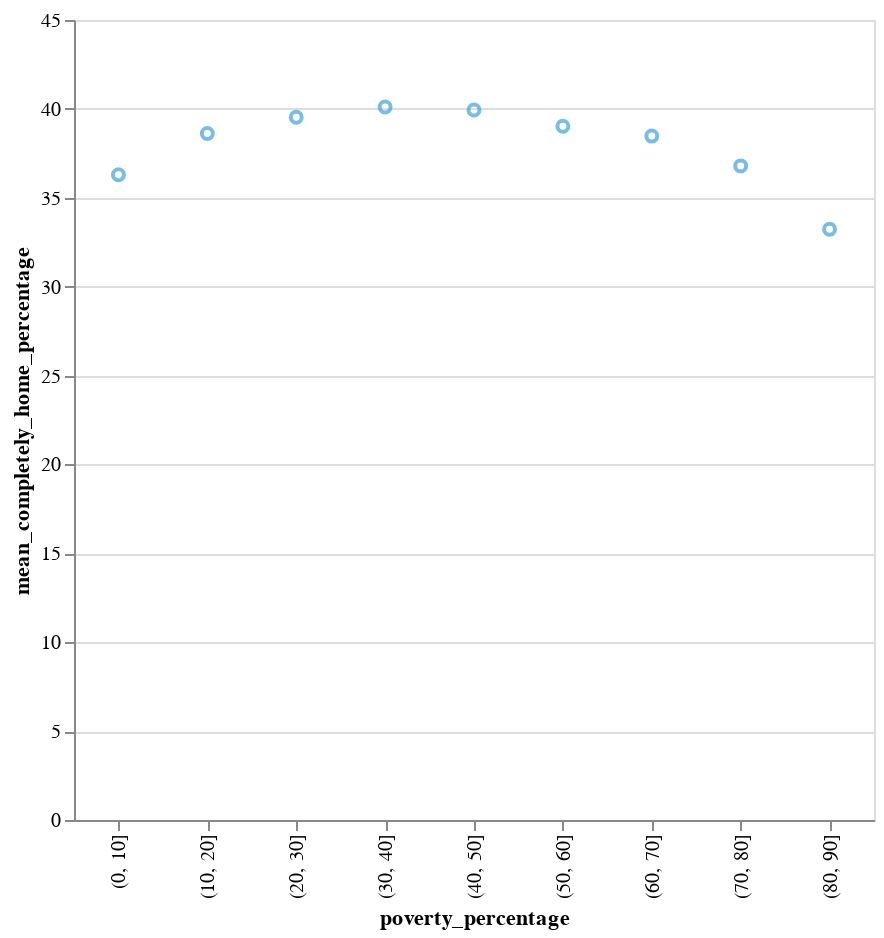

Notebook code for this chart:
### Code cell
#
alt.Chart(result_mean_df).mark_point().encode(
    alt.X('poverty_percentage:N'),
    alt.Y('mean_completely_home_percentage'),
    color = alt.Color('color',scale=None),
    tooltip=[alt.Tooltip('poverty_percentage'),
             alt.Tooltip('mean_completely_home_percentage')]
).properties(width=400, height=400).interactive()

### Figure 1 — Vega-Lite specification as saved in the notebook (floating-point values rounded to 4 significant figures)
{"config": {"view": {"continuousWidth": 400, "continuousHeight": 300}}, "data": {"name": "data-aff3047d353e7180a1304a741b92c758"}, "mark": "point", "encoding": {"color": {"type": "nominal", "field": "color", "scale": null}, "tooltip": [{"type": "nominal", "field": "poverty_percentage"}, {"type": "quantitative", "field": "mean_completely_home_percentage"}], "x": {"type": "nominal", "field": "poverty_percentage"}, "y": {"type": "quantitative", "field": "mean_completely_home_percentage"}}, "height": 400, "selection": {"selector009": {"type": "interval", "bind": "scales", "encodings": ["x", "y"]}}, "width": 400, "$schema": "https://vega.github.io/schema/vega-lite/v4.8.1.json", "datasets": {"data-aff3047d353e7180a1304a741b92c758": [{"poverty_percentage": "(0, 10]", "mean_completely_home_percentage": 36.29, "mean_full_time_work_percentage": 5.605, "mean_part_time_work_percentage": 6.687, "color": "#45a0d1"}, {"poverty_percentage": "(10, 20]", "mean_completely_home_percentage": 38.62, "mean_full_time_work_percentage": 5.113, "mean_part_time_work_percentage": 6.141, "color": "#45a0d1"}, {"poverty_percentage": "(20, 30]", "mean_completely_home_percentage": 39.53, "mean_full_time_work_percentage": 4.906, "mean_part_time_work_percentage": 5.931, "color": "#45a0d1"}, {"poverty_percentage": "(30, 40]", "mean_completely_home_percentage": 40.11, "mean_full_time_work_percentage": 4.759, "mean_part_time_work_percentage": 5.883, "color": "#45a0d1"}, {"poverty_percentage": "(40, 50]", "mean_completely_home_percentage": 39.94, "mean_full_time_work_percentage": 4.763, "mean_part_time_work_percentage": 5.845, "color": "#45a0d1"}, {"poverty_percentage": "(50, 60]", "mean_completely_home_percentage": 39.02, "mean_full_time_work_percentage": 4.812, "mean_part_time_work_percentage": 5.914, "color": "#45a0d1"}, {"poverty_percentage": "(60, 70]", "mean_completely_home_percentage": 38.47, "mean_full_time_work_percentage": 5.566, "mean_part_time_work_percentage": 6.572, "color": "#45a0d1"}, {"poverty_percentage": "(70, 80]", "mean_completely_home_percentage": 36.79, "mean_full_time_work_percentage": 6.209, "mean_part_time_work_percentage": 7.281, "color": "#45a0d1"}, {"poverty_percentage": "(80, 90]", "mean_completely_home_percentage": 33.23, "mean_full_time_work_percentage": 5.034, "mean_part_time_work_percentage": 6.03, "color": "#45a0d1"}, {"poverty_percentage": "(90, 100]", "mean_completely_home_percentage": null, "mean_full_time_work_percentage": null, "mean_part_time_work_percentage": null, "color": "#ff4833"}]}}
